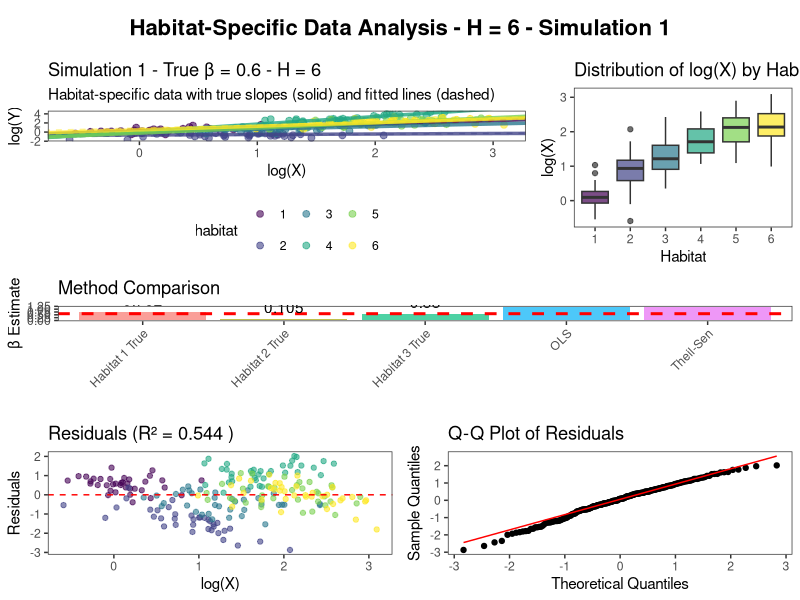
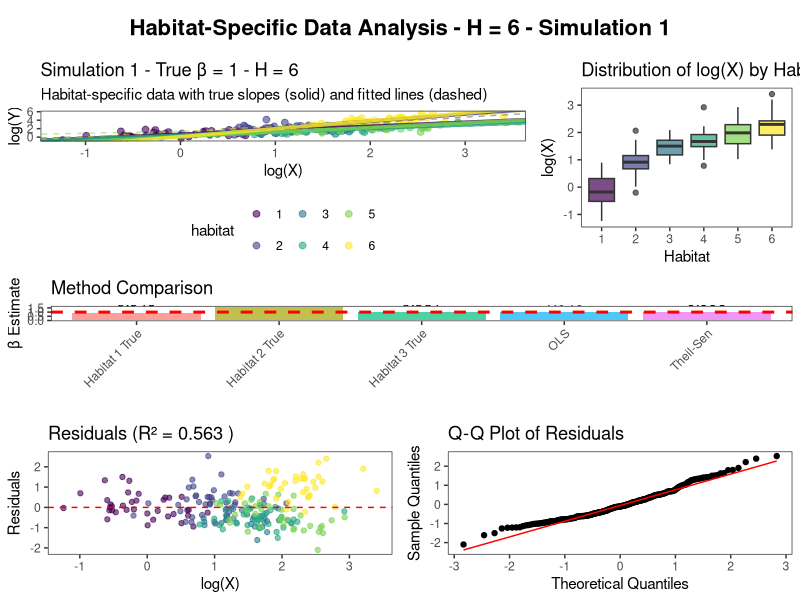
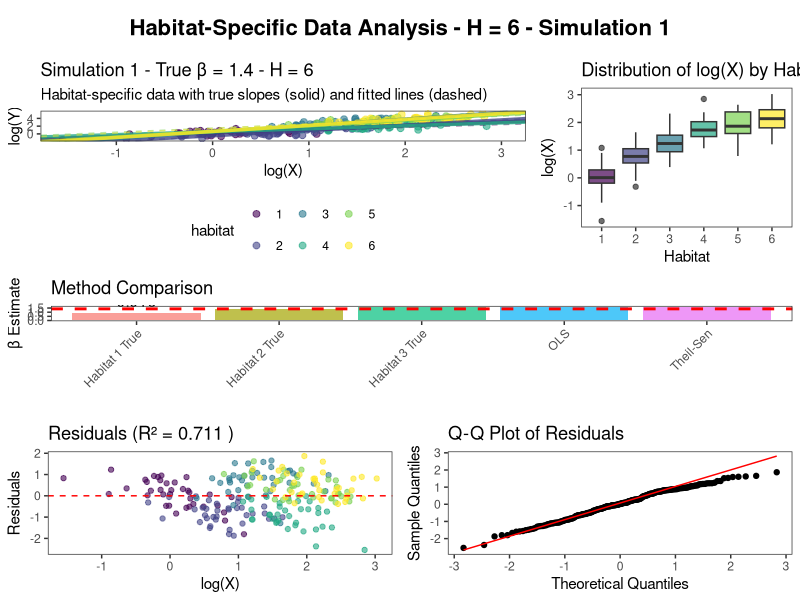
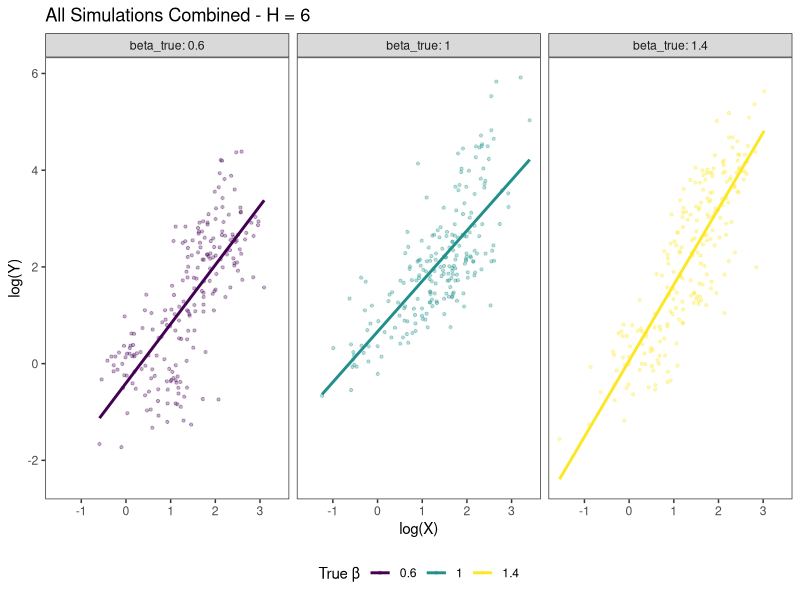
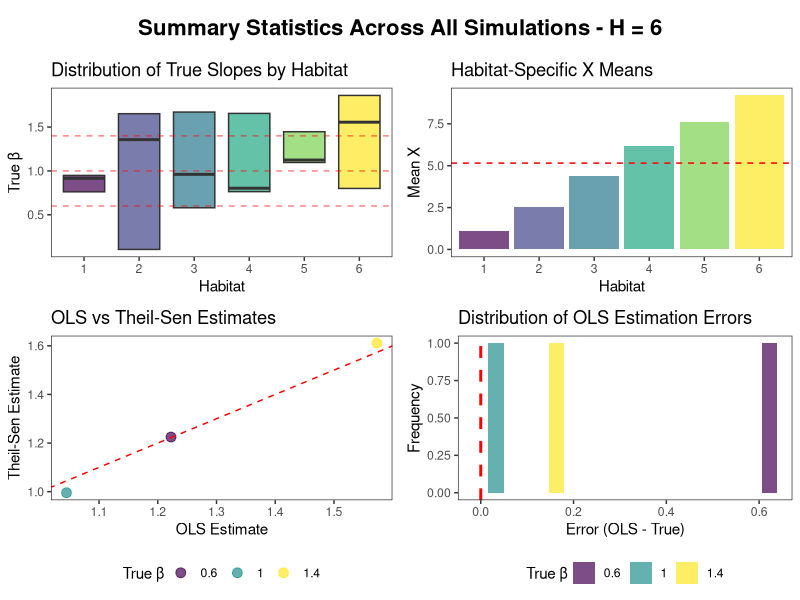
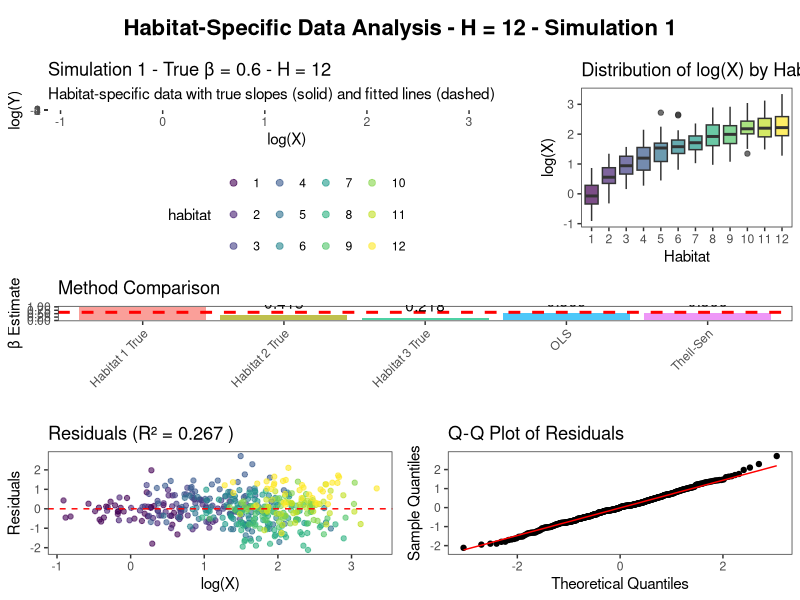
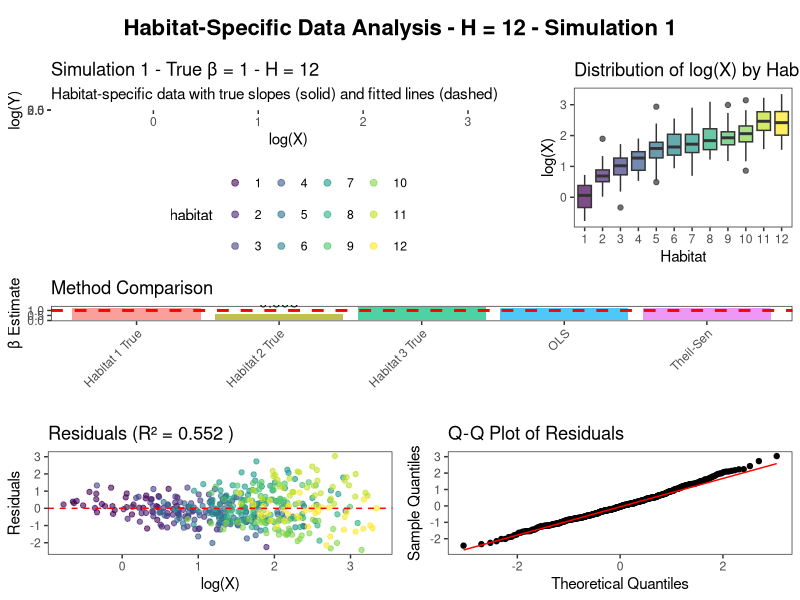
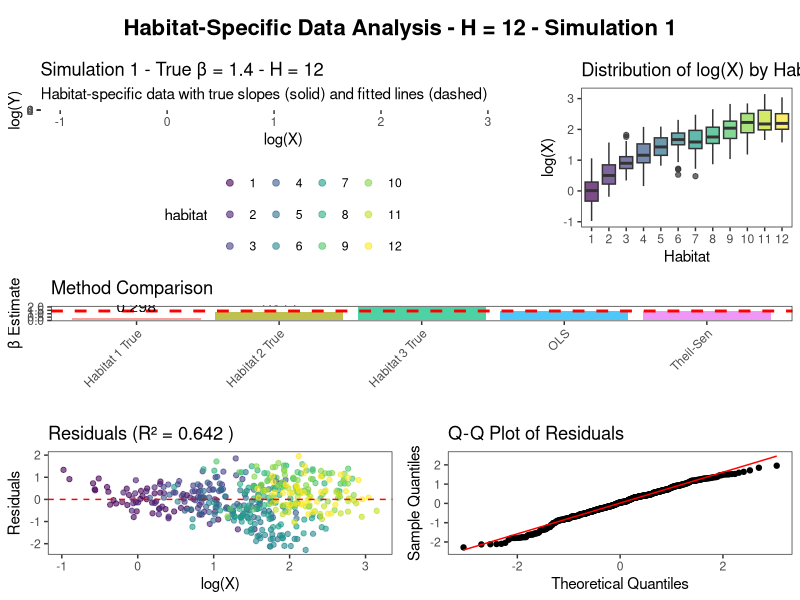

The R script that drew these images, in order:
# ============================================================================
# HABITAT DATA VISUALIZATION FOR POWER-LAW SIMULATIONS - R VERSION
# 6-HABITAT AND 12-HABITAT CASES DISPLAYED ON R SCREEN
# ============================================================================

rm(list = ls())

packages <- c(
  "tidyverse", "ggplot2", "gridExtra", "cowplot", "viridis",
  "MASS", "lme4", "ggpubr", "patchwork", "RColorBrewer"
)

for (pkg in packages) {
  if (!require(pkg, character.only = TRUE)) {
    install.packages(pkg, dependencies = TRUE)
    library(pkg, character.only = TRUE)
  }
}

# ============================================================================
# GLOBAL PARAMETERS
# ============================================================================

n_sim <- 1
n_per_habitat <- 36
multi_habitat <- TRUE

beta_values <- c(0.6, 1.0, 1.4)
alpha_true <- 1.5

sd_beta <- 0.40
sd_alpha <- 0.40
cor_alpha_beta <- -0.3

x_min <- 0.5
x_max <- 4
x_sd_habitat <- 1.2

sigma_x_me <- 0.20
sigma_y_me <- 0.40
sigma_proc <- 0.30
heteroscedastic <- FALSE

out_dir <- "E:/LMEM_Seagate/Habitat_mix_plots"

if (!dir.exists(out_dir)) {
  dir.create(out_dir, recursive = TRUE)
}

cat("\n📁 Output directory:", out_dir, "\n")

# ============================================================================
# THEME WITHOUT GRID LINES
# ============================================================================

theme_nogrid <- function() {
  theme_bw() +
    theme(
      panel.grid.major = element_blank(),
      panel.grid.minor = element_blank()
    )
}

# ============================================================================
# HELPER FUNCTIONS
# ============================================================================

generate_correlated_random_effects <- function(n, sd_a, sd_b, corr) {
  Sigma <- matrix(c(sd_a^2, corr * sd_a * sd_b,
                    corr * sd_a * sd_b, sd_b^2), 2, 2)
  MASS::mvrnorm(n, mu = c(0, 0), Sigma = Sigma)
}

ols_slope <- function(log_x, log_y) {
  fit <- lm(log_y ~ log_x)
  unname(coef(fit)[2])
}

theil_sen_slope <- function(log_x, log_y) {
  n <- length(log_x)
  slopes <- c()
  for (i in 1:(n - 1)) {
    for (j in (i + 1):n) {
      if (abs(log_x[j] - log_x[i]) > 1e-10) {
        slopes <- c(slopes, (log_y[j] - log_y[i]) / (log_x[j] - log_x[i]))
      }
    }
  }
  if (length(slopes) == 0) return(NA)
  median(slopes)
}

# ============================================================================
# DATA GENERATION FUNCTION
# ============================================================================

generate_habitat_data <- function(beta_true, sim_id) {

  set.seed(42 + sim_id * 1000 + beta_true * 100 + n_habitats)

  cat(sprintf("\n  Generating data for H=%d, β=%.1f, simulation %d",
              n_habitats, beta_true, sim_id))

  habitat <- rep(1:n_habitats, each = n_per_habitat)
  N <- length(habitat)

  random_effects <- generate_correlated_random_effects(
    n_habitats, sd_alpha, sd_beta, cor_alpha_beta
  )

  beta_h <- beta_true + random_effects[, 2]
  alpha_h <- pmax(alpha_true + random_effects[, 1], 0.1)

  log_x_true <- numeric(N)

  for (h in 1:n_habitats) {
    idx <- which(habitat == h)
    log_mean <- log(x_means_habitat[h])
    log_sd <- log(x_sd_habitat + 1) / 2

    log_x_true[idx] <- rnorm(
      length(idx),
      mean = log_mean,
      sd = log_sd
    )
  }

  log_y_true <- numeric(N)

  for (i in 1:N) {
    h <- habitat[i]
    log_y_true[i] <- log(alpha_h[h]) +
      beta_h[h] * log_x_true[i] +
      rnorm(1, 0, sigma_proc)
  }

  if (heteroscedastic) {
    x_weights <- exp(log_x_true) / max(exp(log_x_true))
    y_weights <- exp(log_y_true) / max(exp(log_y_true))

    log_x_obs <- log_x_true + rnorm(N, 0, sigma_x_me * x_weights)
    log_y_obs <- log_y_true + rnorm(N, 0, sigma_y_me * y_weights)

    se_x <- sigma_x_me * x_weights
    se_y <- sigma_y_me * y_weights
  } else {
    log_x_obs <- log_x_true + rnorm(N, 0, sigma_x_me)
    log_y_obs <- log_y_true + rnorm(N, 0, sigma_y_me)

    se_x <- rep(sigma_x_me, N)
    se_y <- rep(sigma_y_me, N)
  }

  df <- data.frame(
    sim_id = sim_id,
    beta_true = beta_true,
    n_habitats = n_habitats,
    habitat = factor(habitat),
    log_x_true = log_x_true,
    log_y_true = log_y_true,
    log_x_obs = log_x_obs,
    log_y_obs = log_y_obs,
    se_x = se_x,
    se_y = se_y,
    x_true = exp(log_x_true),
    y_true = exp(log_y_true),
    x_obs = exp(log_x_obs),
    y_obs = exp(log_y_obs),
    alpha_true_habitat = alpha_h[habitat],
    beta_true_habitat = beta_h[habitat]
  )

  df$beta_ols <- ols_slope(df$log_x_obs, df$log_y_obs)
  df$beta_theilsen <- theil_sen_slope(df$log_x_obs, df$log_y_obs)

  return(df)
}

# ============================================================================
# VISUALIZATION FUNCTIONS
# ============================================================================

plot_single_habitat_data <- function(df, out_dir) {

  sim_id <- unique(df$sim_id)
  beta_true <- unique(df$beta_true)
  H <- unique(df$n_habitats)

  n_hab <- length(unique(df$habitat))
  colors <- viridis::viridis(n_hab)
  names(colors) <- levels(df$habitat)

  p1 <- ggplot(df, aes(x = log_x_obs, y = log_y_obs, color = habitat)) +
    geom_point(alpha = 0.6, size = 2) +
    scale_color_manual(values = colors) +
    labs(
      title = paste("Simulation", sim_id, "- True β =", beta_true, "- H =", H),
      subtitle = "Habitat-specific data with true slopes (solid) and fitted lines (dashed)",
      x = "log(X)",
      y = "log(Y)"
    ) +
    theme_nogrid() +
    theme(legend.position = "bottom")

  for (h in levels(df$habitat)) {
    hab_data <- df[df$habitat == h, ]

    if (nrow(hab_data) > 0) {
      alpha_h <- log(unique(hab_data$alpha_true_habitat))
      beta_h <- unique(hab_data$beta_true_habitat)

      p1 <- p1 +
        geom_abline(
          intercept = alpha_h,
          slope = beta_h,
          color = colors[h],
          linewidth = 1.2,
          alpha = 0.8
        )

      fit <- lm(log_y_obs ~ log_x_obs, data = hab_data)

      p1 <- p1 +
        geom_abline(
          intercept = coef(fit)[1],
          slope = coef(fit)[2],
          color = colors[h],
          linetype = "dashed",
          alpha = 0.5
        )
    }
  }

  p2 <- ggplot(df, aes(x = habitat, y = log_x_obs, fill = habitat)) +
    geom_boxplot(alpha = 0.7) +
    scale_fill_manual(values = colors) +
    labs(
      title = "Distribution of log(X) by Habitat",
      x = "Habitat",
      y = "log(X)"
    ) +
    theme_nogrid() +
    theme(legend.position = "none")

  methods_df <- data.frame(
    method = c("OLS", "Theil-Sen", paste("Habitat", 1:min(3, n_hab), "True")),
    estimate = c(
      unique(df$beta_ols),
      unique(df$beta_theilsen),
      sapply(1:min(3, n_hab), function(i) {
        unique(df$beta_true_habitat[df$habitat == i])[1]
      })
    )
  )

  p3 <- ggplot(methods_df, aes(x = method, y = estimate, fill = method)) +
    geom_col(alpha = 0.7) +
    geom_hline(
      yintercept = beta_true,
      linetype = "dashed",
      color = "red",
      linewidth = 1
    ) +
    geom_text(aes(label = round(estimate, 3)), vjust = -0.5) +
    labs(
      title = "Method Comparison",
      x = "",
      y = "β Estimate"
    ) +
    theme_nogrid() +
    theme(
      axis.text.x = element_text(angle = 45, hjust = 1),
      legend.position = "none"
    )

  fit <- lm(log_y_obs ~ log_x_obs, data = df)
  df$residuals <- resid(fit)

  p4 <- ggplot(df, aes(x = log_x_obs, y = residuals, color = habitat)) +
    geom_point(alpha = 0.6) +
    geom_hline(
      yintercept = 0,
      linetype = "dashed",
      color = "red"
    ) +
    scale_color_manual(values = colors) +
    labs(
      title = paste("Residuals (R² =", round(summary(fit)$r.squared, 3), ")"),
      x = "log(X)",
      y = "Residuals"
    ) +
    theme_nogrid() +
    theme(legend.position = "none")

  p5 <- ggplot(df, aes(sample = residuals)) +
    stat_qq() +
    stat_qq_line(color = "red") +
    labs(
      title = "Q-Q Plot of Residuals",
      x = "Theoretical Quantiles",
      y = "Sample Quantiles"
    ) +
    theme_nogrid()

  summary_text <- paste(
    "SUMMARY STATISTICS:\n",
    sprintf("Sample Size: %d\n", nrow(df)),
    sprintf("Habitats: %d\n", n_hab),
    sprintf("σx = %.2f, σy = %.2f, σproc = %.2f\n",
            sigma_x_me, sigma_y_me, sigma_proc),
    "Habitat X Means:\n",
    paste(sprintf("  H%d: %.1f", 1:n_habitats, x_means_habitat), collapse = "\n"),
    "\nRandom Effects:\n",
    sprintf("  SD(α) = %.3f\n", sd(df$alpha_true_habitat)),
    sprintf("  SD(β) = %.3f\n", sd(df$beta_true_habitat)),
    sprintf("  Cor(α,β) = %.3f", cor(df$alpha_true_habitat, df$beta_true_habitat))
  )

  top_row <- plot_grid(p1, p2, ncol = 2, rel_widths = c(2, 1))
  middle_row <- plot_grid(p3, ncol = 1)
  bottom_row <- plot_grid(p4, p5, ncol = 2)

  final_plot <- plot_grid(
    top_row,
    middle_row,
    bottom_row,
    ncol = 1,
    rel_heights = c(1.2, 0.8, 1)
  )

  title <- ggdraw() +
    draw_label(
      paste("Habitat-Specific Data Analysis - H =", H, "- Simulation", sim_id),
      fontface = "bold",
      size = 16
    )

  final_plot <- plot_grid(
    title,
    final_plot,
    ncol = 1,
    rel_heights = c(0.1, 1)
  )

  print(final_plot)

  filename <- file.path(
    out_dir,
    sprintf("habitat_H%d_sim%d_beta%.2f.png", H, sim_id, beta_true)
  )

  tryCatch({
    ggsave(filename, final_plot, width = 16, height = 14, dpi = 150, units = "in")

    if (file.exists(filename)) {
      cat(sprintf("\n    ✓ Plot saved: %s (%d bytes)", filename, file.size(filename)))
    } else {
      cat(sprintf("\n    ❌ Plot not saved: %s", filename))
    }
  }, error = function(e) {
    cat(sprintf("\n    ❌ Error saving plot: %s", e$message))
  })

  txt_file <- file.path(
    out_dir,
    sprintf("summary_H%d_sim%d_beta%.2f.txt", H, sim_id, beta_true)
  )

  writeLines(summary_text, txt_file)

  if (file.exists(txt_file)) {
    cat(sprintf("\n    ✓ Text summary saved: %s", txt_file))
  }
}

plot_habitat_comparison <- function(all_dfs, out_dir, H) {

  all_data <- bind_rows(all_dfs)

  p <- ggplot(all_data, aes(x = log_x_obs, y = log_y_obs, color = factor(beta_true))) +
    geom_point(alpha = 0.3, size = 0.8) +
    geom_smooth(method = "lm", se = FALSE, linewidth = 1) +
    facet_wrap(~beta_true, ncol = 3, labeller = label_both) +
    scale_color_viridis_d() +
    labs(
      title = paste("All Simulations Combined - H =", H),
      x = "log(X)",
      y = "log(Y)",
      color = "True β"
    ) +
    theme_nogrid() +
    theme(legend.position = "bottom")

  print(p)

  filename <- file.path(out_dir, sprintf("all_simulations_comparison_H%d.png", H))
  ggsave(filename, p, width = 15, height = 5, dpi = 150)

  cat("\n  ✓ Comparison plot saved:", filename)
}

plot_habitat_summary <- function(all_dfs, out_dir, H) {

  all_data <- bind_rows(all_dfs)

  p1 <- ggplot(all_data, aes(x = habitat, y = beta_true_habitat, fill = habitat)) +
    geom_boxplot(alpha = 0.7) +
    geom_hline(
      yintercept = beta_values,
      linetype = "dashed",
      color = "red",
      alpha = 0.5
    ) +
    scale_fill_viridis_d() +
    labs(
      title = "Distribution of True Slopes by Habitat",
      x = "Habitat",
      y = "True β"
    ) +
    theme_nogrid() +
    theme(legend.position = "none")

  x_means <- all_data %>%
    group_by(habitat) %>%
    summarise(mean_x = mean(x_true), .groups = "drop")

  p2 <- ggplot(x_means, aes(x = habitat, y = mean_x, fill = habitat)) +
    geom_col(alpha = 0.7) +
    geom_hline(
      yintercept = mean(x_means$mean_x),
      linetype = "dashed",
      color = "red"
    ) +
    scale_fill_viridis_d() +
    labs(
      title = "Habitat-Specific X Means",
      x = "Habitat",
      y = "Mean X"
    ) +
    theme_nogrid() +
    theme(legend.position = "none")

  estimates <- all_data %>%
    group_by(sim_id, beta_true) %>%
    summarise(
      ols = first(beta_ols),
      theilsen = first(beta_theilsen),
      .groups = "drop"
    )

  p3 <- ggplot(estimates, aes(x = ols, y = theilsen, color = factor(beta_true))) +
    geom_point(size = 3, alpha = 0.7) +
    geom_abline(
      intercept = 0,
      slope = 1,
      linetype = "dashed",
      color = "red"
    ) +
    scale_color_viridis_d() +
    labs(
      title = "OLS vs Theil-Sen Estimates",
      x = "OLS Estimate",
      y = "Theil-Sen Estimate",
      color = "True β"
    ) +
    theme_nogrid() +
    theme(legend.position = "bottom")

  errors <- estimates %>%
    mutate(error = ols - beta_true)

  p4 <- ggplot(errors, aes(x = error, fill = factor(beta_true))) +
    geom_histogram(alpha = 0.7, bins = 20, position = "identity") +
    geom_vline(
      xintercept = 0,
      linetype = "dashed",
      color = "red",
      linewidth = 1
    ) +
    scale_fill_viridis_d() +
    labs(
      title = "Distribution of OLS Estimation Errors",
      x = "Error (OLS - True)",
      y = "Frequency",
      fill = "True β"
    ) +
    theme_nogrid() +
    theme(legend.position = "bottom")

  top_row <- plot_grid(p1, p2, ncol = 2)
  bottom_row <- plot_grid(p3, p4, ncol = 2)

  final_plot <- plot_grid(
    top_row,
    bottom_row,
    ncol = 1,
    rel_heights = c(1, 1.2)
  )

  title <- ggdraw() +
    draw_label(
      paste("Summary Statistics Across All Simulations - H =", H),
      fontface = "bold",
      size = 16
    )

  final_plot <- plot_grid(
    title,
    final_plot,
    ncol = 1,
    rel_heights = c(0.1, 1)
  )

  print(final_plot)

  filename <- file.path(out_dir, sprintf("summary_statistics_H%d.png", H))
  ggsave(filename, final_plot, width = 14, height = 12, dpi = 150)

  cat("\n  ✓ Summary plot saved:", filename)
}

create_data_report <- function(all_dfs, out_dir, H) {

  all_data <- bind_rows(all_dfs)

  report_file <- file.path(out_dir, sprintf("simulation_report_H%d.txt", H))
  sink(report_file)

  cat("========================================================\n")
  cat("HABITAT DATA SIMULATION REPORT\n")
  cat("========================================================\n\n")

  cat("SIMULATION PARAMETERS:\n")
  cat("---------------------\n")
  cat("Number of simulations per β:", n_sim, "\n")
  cat("Observations per habitat:", n_per_habitat, "\n")
  cat("Number of habitats:", H, "\n")
  cat("True β values:", paste(beta_values, collapse = ", "), "\n")
  cat("True α:", alpha_true, "\n\n")

  cat("Random Effects:\n")
  cat("  SD(β):", sd_beta, "\n")
  cat("  SD(α):", sd_alpha, "\n")
  cat("  Cor(α,β):", cor_alpha_beta, "\n\n")

  cat("Error Parameters:\n")
  cat("  σx:", sigma_x_me, "\n")
  cat("  σy:", sigma_y_me, "\n")
  cat("  σproc:", sigma_proc, "\n")
  cat("  Heteroscedastic:", heteroscedastic, "\n\n")

  cat("Habitat X Means:\n")
  for (i in 1:H) {
    cat(sprintf("  Habitat %d: %.1f\n", i, x_means_habitat[i]))
  }

  cat("\nSUMMARY STATISTICS:\n")
  cat("------------------\n")
  cat("Total observations:", nrow(all_data), "\n")
  cat("Total simulations:", length(unique(all_data$sim_id)), "\n\n")

  for (beta_val in beta_values) {
    beta_data <- all_data[all_data$beta_true == beta_val, ]

    cat(sprintf("\nTrue β = %.1f:\n", beta_val))
    cat(sprintf("  Number of simulations: %d\n", length(unique(beta_data$sim_id))))
    cat(sprintf("  Mean OLS estimate: %.3f\n", mean(beta_data$beta_ols, na.rm = TRUE)))
    cat(sprintf("  SD of OLS estimates: %.3f\n", sd(beta_data$beta_ols, na.rm = TRUE)))
    cat(sprintf("  Mean Theil-Sen estimate: %.3f\n", mean(beta_data$beta_theilsen, na.rm = TRUE)))
    cat(sprintf("  SD of Theil-Sen estimates: %.3f\n", sd(beta_data$beta_theilsen, na.rm = TRUE)))
  }

  sink()

  csv_file <- file.path(out_dir, sprintf("all_simulation_data_H%d.csv", H))
  write.csv(all_data, csv_file, row.names = FALSE)

  cat("\n  ✓ Report saved:", report_file)
  cat("\n  ✓ CSV data saved:", csv_file)
}

# ============================================================================
# MAIN EXECUTION: RUN 6-HABITAT AND 12-HABITAT CASES
# ============================================================================

cat("\n")
cat("========================================================\n")
cat("HABITAT DATA SIMULATION AND VISUALIZATION - R VERSION\n")
cat("6-HABITAT AND 12-HABITAT CASES\n")
cat("========================================================\n")

# ============================================================================
# ADDED: OBJECTS TO SAVE ALL RESULTS ACROSS BOTH HABITAT CASES
# ============================================================================

overall_all_dfs <- list()

for (H_case in c(6, 12)) {

  n_habitats <- H_case

  if (n_habitats == 6) {
    x_means_habitat <- c(1.0, 2.5, 4.0, 5.5, 7.0, 8.5)
  }

  if (n_habitats == 12) {
    x_means_habitat <- c(
      1.0, 1.8, 2.6, 3.4, 4.2, 5.0,
      5.8, 6.6, 7.4, 8.2, 9.0, 9.8
    )
  }

  cat("\n")
  cat("========================================================\n")
  cat(sprintf("RUNNING %d-HABITAT CASE\n", n_habitats))
  cat("========================================================\n")

  cat("\n📊 Simulation Parameters:\n")
  cat(sprintf("  • Simulations per β: %d\n", n_sim))
  cat(sprintf("  • Habitats: %d with %d observations each\n", n_habitats, n_per_habitat))
  cat(sprintf("  • True β values: %s\n", paste(beta_values, collapse = ", ")))
  cat(sprintf("  • Random slopes SD: %.2f\n", sd_beta))
  cat(sprintf("  • Random intercepts SD: %.2f\n", sd_alpha))
  cat(sprintf("  • Correlation (α-β): %.2f\n", cor_alpha_beta))
  cat(sprintf("  • Habitat X means: %s\n", paste(x_means_habitat, collapse = ", ")))
  cat(sprintf("  • Output directory: %s\n", out_dir))
  cat(sprintf("  • Working directory: %s\n", getwd()))

  all_dfs <- list()

  for (beta_true in beta_values) {
    cat(sprintf("\n▶ Processing β = %.1f", beta_true))

    for (sim_id in 1:n_sim) {
      df <- generate_habitat_data(beta_true, sim_id)
      all_dfs[[length(all_dfs) + 1]] <- df

      sim_file <- file.path(
        out_dir,
        sprintf("data_H%d_sim%d_beta%.2f.csv", n_habitats, sim_id, beta_true)
      )

      write.csv(df, sim_file, row.names = FALSE)

      if (file.exists(sim_file)) {
        cat(sprintf("\n    ✓ Data saved: %s", sim_file))
      }

      plot_single_habitat_data(df, out_dir)
    }
  }

  cat(sprintf("\n\n✅ Generated %d simulations total for H=%d\n",
              length(all_dfs), n_habitats))

  cat("\n\n📊 Creating comparison plots...\n")
  plot_habitat_comparison(all_dfs, out_dir, n_habitats)
  plot_habitat_summary(all_dfs, out_dir, n_habitats)

  cat("\n\n📝 Creating data report...\n")
  create_data_report(all_dfs, out_dir, n_habitats)

  # ==========================================================================
  # ADDED: STORE THIS HABITAT CASE FOR FINAL COMBINED SAVING
  # ==========================================================================
  overall_all_dfs[[as.character(n_habitats)]] <- bind_rows(all_dfs)
}

# ============================================================================
# ADDED: SAVE COMBINED RESULTS ACROSS BOTH 6-HABITAT AND 12-HABITAT CASES
# ============================================================================

overall_data <- bind_rows(overall_all_dfs, .id = "H_case_saved")

overall_csv <- file.path(out_dir, "all_simulation_data_H6_and_H12_combined.csv")
write.csv(overall_data, overall_csv, row.names = FALSE)

overall_rds <- file.path(out_dir, "all_simulation_data_H6_and_H12_combined.rds")
saveRDS(overall_data, overall_rds)

workspace_file <- file.path(out_dir, "habitat_simulation_workspace.RData")
save.image(workspace_file)

cat("\n  ✓ Combined CSV data saved:", overall_csv)
cat("\n  ✓ Combined RDS data saved:", overall_rds)
cat("\n  ✓ Full R workspace saved:", workspace_file)

cat("\n\n")
cat("========================================================\n")
cat("✅ ALL 6-HABITAT AND 12-HABITAT SIMULATIONS COMPLETE\n")
cat("========================================================\n")
cat(sprintf("\nOutput directory: %s\n", normalizePath(out_dir)))
cat("========================================================\n")
